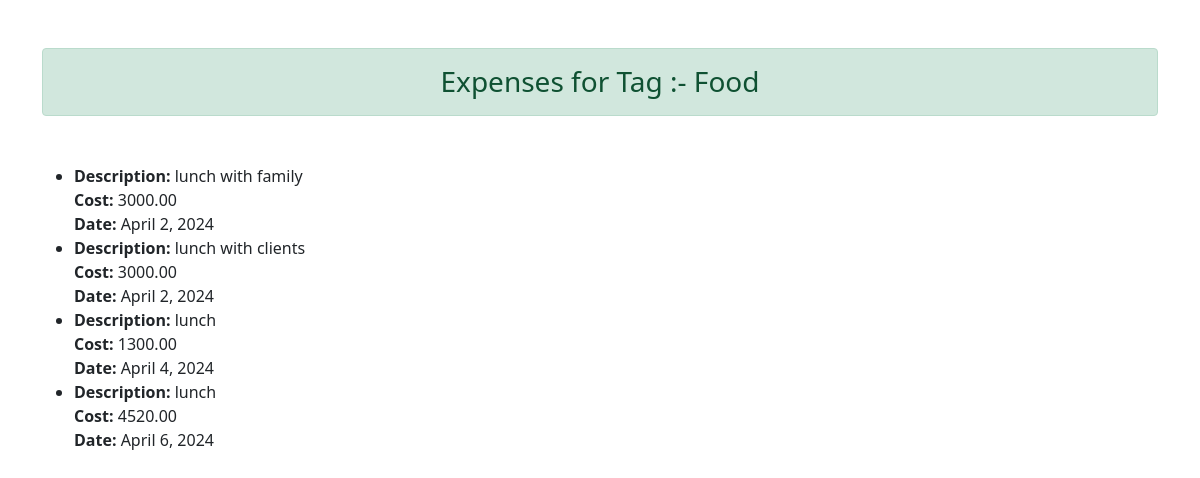
Page /tag_report/6/ on the earlier database version.
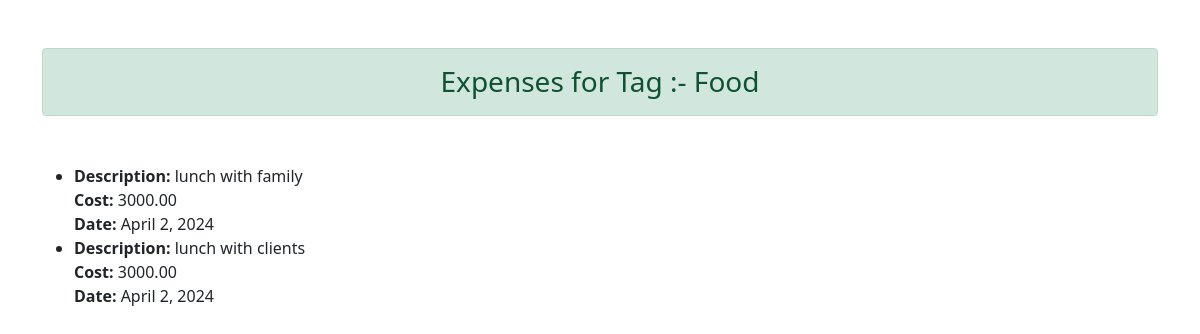
Same page on the later database version.
### app1/models.py (models this page shows, shortened)
class Expense(models.Model):
    description = models.CharField(max_length=255)
    cost = models.DecimalField(max_digits = 10, decimal_places = 2, null = True)
    date = models.DateField()
    tags = models.ManyToManyField(Tag, related_name='expenses' , null=True)

### app1/views.py (the view)
# urls.py: path('tag_report/<int:tag_id>/', views.tag_report, name='tag_report')
def tag_report(request, tag_id):
    try:
        selected_tag = Tag.objects.get(pk=tag_id)
    except Tag.DoesNotExist:
        print("Tag Doesnt exist")
        return render(request,  {'message': 'Invalid Tag ID'})
    related_expenses = selected_tag.expenses.all()
    context = {
        'tag': selected_tag,  # The selected tag object
        'expenses': related_expenses,  # List of associated expense objects
    }
    return render(request, 'tag_expense.html', context)

### templates/tag_expense.html (shortened to what this page needs)
</html><!DOCTYPE html>
<html lang="en">
<head>
    <link href="https://cdn.jsdelivr.net/npm/bootstrap@5.0.2/dist/css/bootstrap.min.css" rel="stylesheet">
</head>
<body>
    <div class="container"><h3 class="alert alert-success my-5 text-center">Expenses for Tag :-  {{ tag.name }}</h3>
<ul>
    {% for expense in expenses %}
        <li>
            <b>Description:</b> {{ expense.description }}<br>
            <b>Cost:</b> {{ expense.cost }}<br>
            <b>Date:</b> {{ expense.date }}<br>
        </li>
    {% endfor %}
</ul>
</div>
</body>
</html>

Differences in the rows shown:
removed Expense: description "lunch", cost "1300.00", date "April 4, 2024"
removed Expense: description "lunch", cost "4520.00", date "April 6, 2024"
